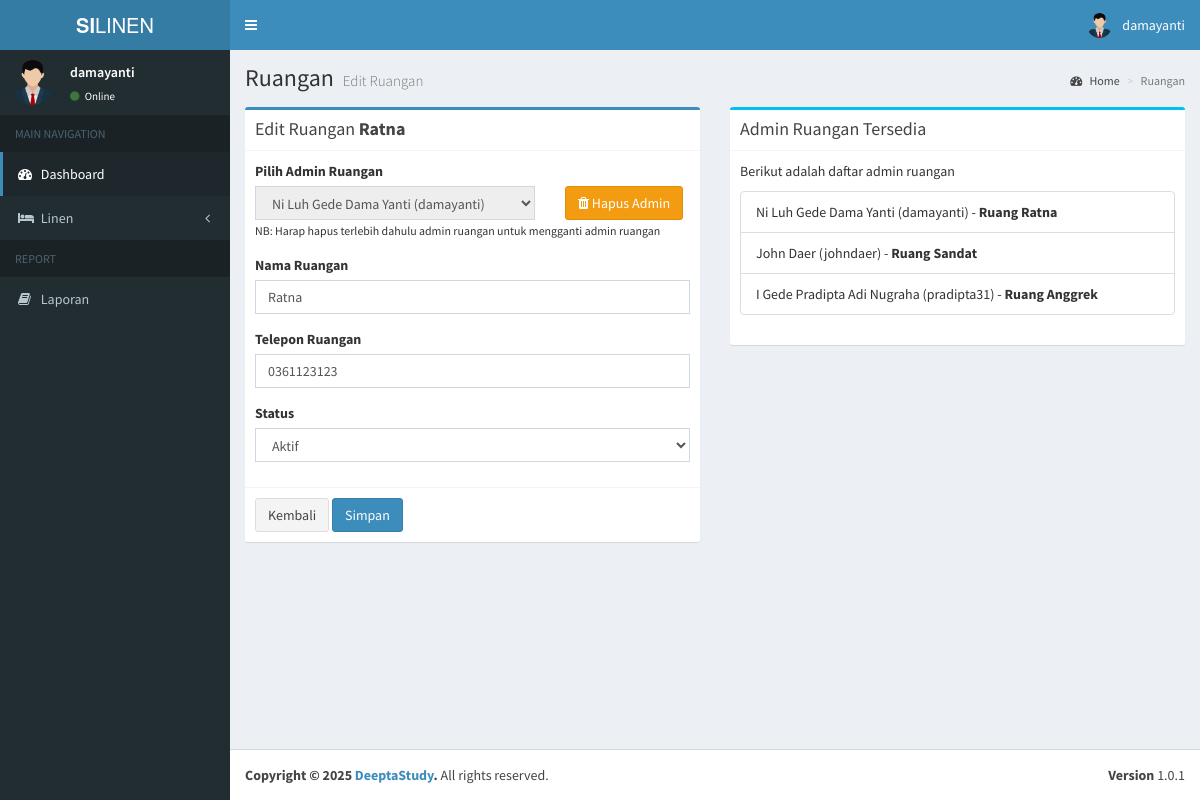
Before: /admin/edit_ruangan.php?id=1 (signed in) with the older database file.
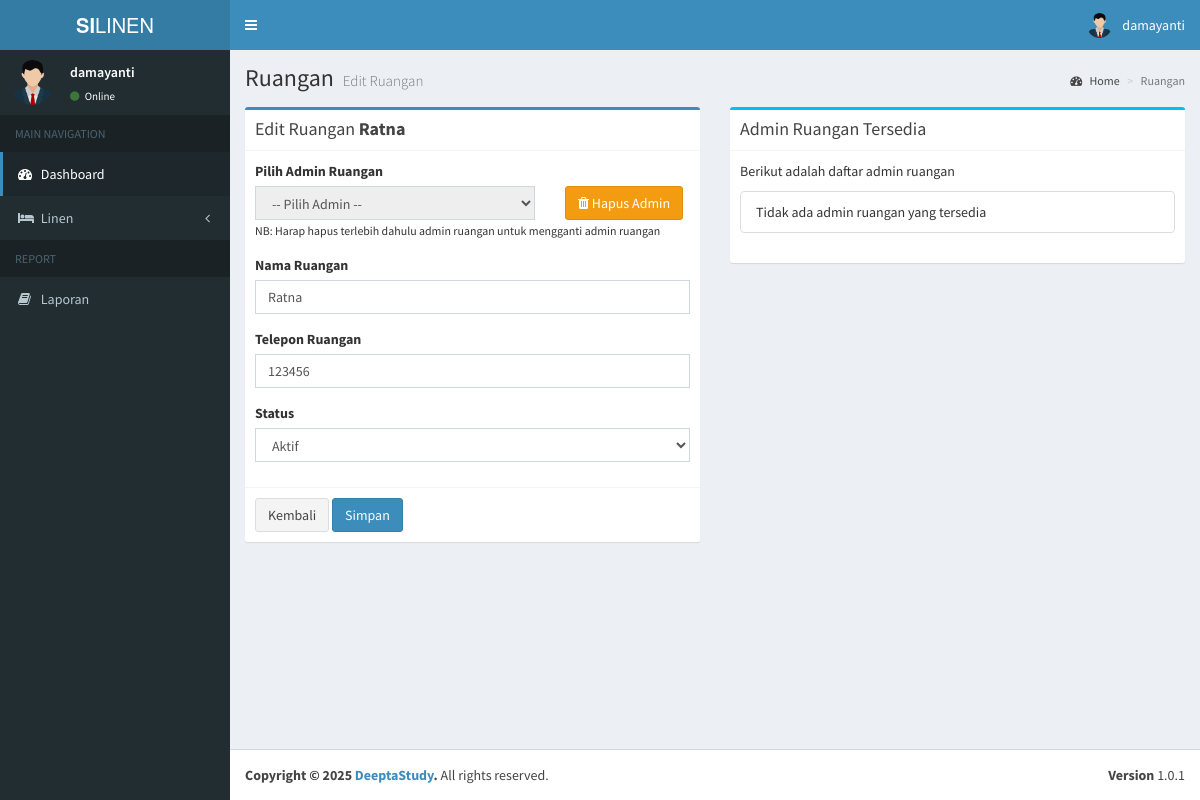
After: the same page with the newer database file.
### tables this page shows
CREATE TABLE `ruangan` (
  `id` int(11) NOT NULL,
  `id_user` int(11) DEFAULT NULL,
  `nama_ruangan` varchar(199) NOT NULL,
  `telp_ruangan` varchar(15) NOT NULL,
  `status` int(11) NOT NULL
);

CREATE TABLE `users` (
  `id` int(11) NOT NULL,
  `nama` varchar(100) NOT NULL,
  `username` varchar(100) NOT NULL,
  `email` varchar(100) NOT NULL,
  `password` varchar(100) NOT NULL,
  `hak_akses` varchar(25) NOT NULL,
  `status` int(11) NOT NULL,
  `status_ruangan` int(11) DEFAULT NULL
);

### admin/edit_ruangan.php (the view, shortened to what the changed rows need)
<?php
    include '../koneksi.php';
    $id_ruangan = isset($_GET['id']) ? $_GET['id'] : '';
    $row = [];
    $admin_options = '';
    if($id_ruangan) {
        $query = mysqli_query($koneksi, "SELECT * FROM ruangan WHERE id = '$id_ruangan'");
        $row = mysqli_fetch_assoc($query);
        $query_admin = mysqli_query($koneksi, "SELECT * FROM users WHERE hak_akses = 'admin_ruangan'");
        if ($row['id_user'] != null) {
            while($admin = mysqli_fetch_assoc($query_admin)) {
                $selected = ($admin['id'] == $row['id_user']) ? 'selected' : '';
                $admin_options .= '<option value="'.$admin['id'].'" '.$selected.'>'.$admin['nama'].' ('.$admin['username'].')</option>';
            }
        }else {
            $q_admin = mysqli_query($koneksi, "SELECT * FROM users WHERE hak_akses = 'admin_ruangan' AND status_ruangan = 0");
            while($admin = mysqli_fetch_assoc($q_admin)) {
                $admin_options .= '<option value="'.$admin['id'].'">'.$admin['nama'].' ('.$admin['username'].')</option>';
            }
        }
    }else{
        $admin_options = '<option value="">Tidak ada admin tersedia</option>';
    }
?>
<section class="content">
    <div class="row">
        <div class="col-md-6">
            <div class="box box-primary">
                <div class="box-header with-border">
                    <h3 class="box-title">Edit Ruangan <b><?= $row['nama_ruangan']; ?></b></h3>
                </div>
                <form role="form" action="proses_ruangan.php" method="POST">
                    <div class="box-body">
                        <div class="form-group">
                            <div class="row align-items-end">
                                <div class="col-md-8">
                                    <label>Pilih Admin Ruangan</label>
                                    <select name="id_user" class="form-control" disabled>
                                        <option value="">-- Pilih Admin --</option>
                                        <?php echo $admin_options; ?>
                                    </select>
                                </div>
                            </div>
                        </div>
                        <div class="form-group">
                            <label>Nama Ruangan</label>
                            <input type="text" class="form-control" name="nama_ruangan" value="<?= $row['nama_ruangan']; ?>">
                        </div>
                        <div class="form-group">
                            <label>Telepon Ruangan</label>
                            <input type="text" class="form-control" name="telp_ruangan" value="<?= $row['telp_ruangan']; ?>">
                        </div>
                        <div class="form-group">
                            <label>Status</label>
                            <select name="status" class="form-control" value="<?= $row['status']; ?>">
                                <option value="1" <?= $row['status'] == '1' ? 'selected' : '' ?>>Aktif</option>
                            </select>
                        </div>
                    </div>
                </form>
            </div>
        </div>
        <div class="col-md-6">
            <div class="box box-info">
                <div class="box-body">
                    <ul class="list-group">
                        <?php
                        $query_admin_list = mysqli_query($koneksi, "SELECT
                            r.*,
                            u.*
                        FROM ruangan r
                        LEFT JOIN users u ON r.id_user = u.id
                        WHERE u.hak_akses = 'admin_ruangan'");
                        if(mysqli_num_rows($query_admin_list) > 0) {
                            while($admin = mysqli_fetch_assoc($query_admin_list)) {
                                echo '<li class="list-group-item">'.$admin['nama'].' ('.$admin['username'].') - <b>Ruang '.$admin['nama_ruangan'].'</b></li>';
                            }
                        } else {
                            echo '<li class="list-group-item">Tidak ada admin ruangan yang tersedia</li>';
                        }
                        ?>
                    </ul>
                </div>
            </div>
        </div>
    </div>
</section>
<?php
$content = ob_get_clean();
include __DIR__ . '/../layouts/header.php';
echo $content;
include __DIR__ . '/../layouts/footer.php';
?>

Changed rows visible on the page:
no longer on one of the page's lists (row edited): ruangan: id_user.nama "Ni Luh Gede Dama Yanti", id_user.username "damayanti", nama_ruangan "Ratna"
no longer on this page (row edited): ruangan: id_user.nama "John Daer", id_user.username "johndaer", nama_ruangan "Sandat"
no longer on this page (row edited): ruangan: id_user.nama "I Gede Pradipta Adi Nugraha", id_user.username "pradipta31", nama_ruangan "Anggrek"
changed ruangan "Ratna": telp_ruangan "0361123123" → "123456"
Other visible differences:
form field id_user: "Ni Luh Gede Dama Yanti (damayanti)" → "-- Pilih Admin --"
text now shown: "Tidak ada admin ruangan yang tersedia"
